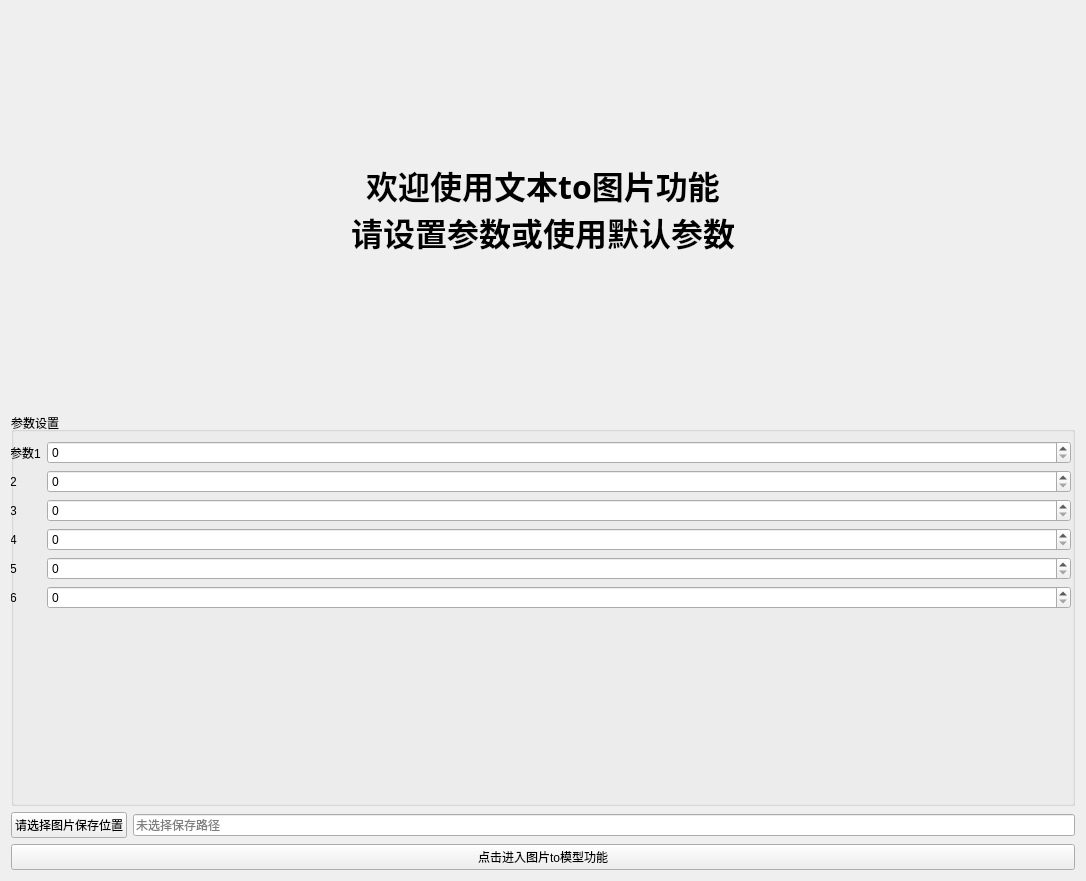
<?xml version="1.0" encoding="UTF-8"?>
<ui version="4.0">
 <class>text2image</class>
 <widget class="QWidget" name="text2image">
  <property name="geometry">
   <rect>
    <x>0</x>
    <y>0</y>
    <width>1086</width>
    <height>881</height>
   </rect>
  </property>
  <property name="windowTitle">
   <string>文本to图片</string>
  </property>
  <layout class="QVBoxLayout" name="verticalLayout">
   <item>
    <widget class="QLabel" name="label">
     <property name="font">
      <font>
       <family>仿宋</family>
       <pointsize>24</pointsize>
       <weight>75</weight>
       <bold>true</bold>
      </font>
     </property>
     <property name="frameShape">
      <enum>QFrame::NoFrame</enum>
     </property>
     <property name="frameShadow">
      <enum>QFrame::Plain</enum>
     </property>
     <property name="text">
      <string>欢迎使用文本to图片功能
请设置参数或使用默认参数</string>
     </property>
     <property name="textFormat">
      <enum>Qt::AutoText</enum>
     </property>
     <property name="alignment">
      <set>Qt::AlignCenter</set>
     </property>
    </widget>
   </item>
   <item>
    <widget class="QGroupBox" name="groupBox">
     <property name="title">
      <string>参数设置</string>
     </property>
     <property name="alignment">
      <set>Qt::AlignLeading|Qt::AlignLeft|Qt::AlignVCenter</set>
     </property>
     <widget class="QWidget" name="formLayoutWidget">
      <property name="geometry">
       <rect>
        <x>-1</x>
        <y>29</y>
        <width>1061</width>
        <height>181</height>
       </rect>
      </property>
      <layout class="QFormLayout" name="formLayout">
       <item row="0" column="0">
        <widget class="QLabel" name="label_2">
         <property name="text">
          <string>参数1</string>
         </property>
        </widget>
       </item>
       <item row="1" column="0">
        <widget class="QLabel" name="label_3">
         <property name="text">
          <string>2</string>
         </property>
        </widget>
       </item>
       <item row="2" column="0">
        <widget class="QLabel" name="label_4">
         <property name="text">
          <string>3</string>
         </property>
        </widget>
       </item>
       <item row="3" column="0">
        <widget class="QLabel" name="label_5">
         <property name="text">
          <string>4</string>
         </property>
        </widget>
       </item>
       <item row="4" column="0">
        <widget class="QLabel" name="label_6">
         <property name="text">
          <string>5</string>
         </property>
        </widget>
       </item>
       <item row="5" column="0">
        <widget class="QLabel" name="label_7">
         <property name="text">
          <string>6</string>
         </property>
        </widget>
       </item>
       <item row="0" column="1">
        <widget class="QSpinBox" name="spinBox"/>
       </item>
       <item row="1" column="1">
        <widget class="QSpinBox" name="spinBox_2"/>
       </item>
       <item row="2" column="1">
        <widget class="QSpinBox" name="spinBox_3"/>
       </item>
       <item row="3" column="1">
        <widget class="QSpinBox" name="spinBox_4"/>
       </item>
       <item row="4" column="1">
        <widget class="QSpinBox" name="spinBox_5"/>
       </item>
       <item row="5" column="1">
        <widget class="QSpinBox" name="spinBox_6"/>
       </item>
      </layout>
     </widget>
    </widget>
   </item>
   <item>
    <layout class="QHBoxLayout" name="horizontalLayout">
     <item>
      <widget class="QPushButton" name="btnChooseSaveDir">
       <property name="text">
        <string>请选择图片保存位置</string>
       </property>
      </widget>
     </item>
     <item>
      <widget class="QLineEdit" name="leSaveDir">
       <property name="readOnly">
        <bool>true</bool>
       </property>
       <property name="placeholderText">
        <string>未选择保存路径</string>
       </property>
      </widget>
     </item>
    </layout>
   </item>
   <item>
    <layout class="QHBoxLayout" name="horizontalLayout_2">
     <item>
      <widget class="QPushButton" name="pushButton">
       <property name="text">
        <string>点击进入图片to模型功能</string>
       </property>
      </widget>
     </item>
    </layout>
   </item>
  </layout>
 </widget>
 <resources/>
 <connections/>
</ui>
